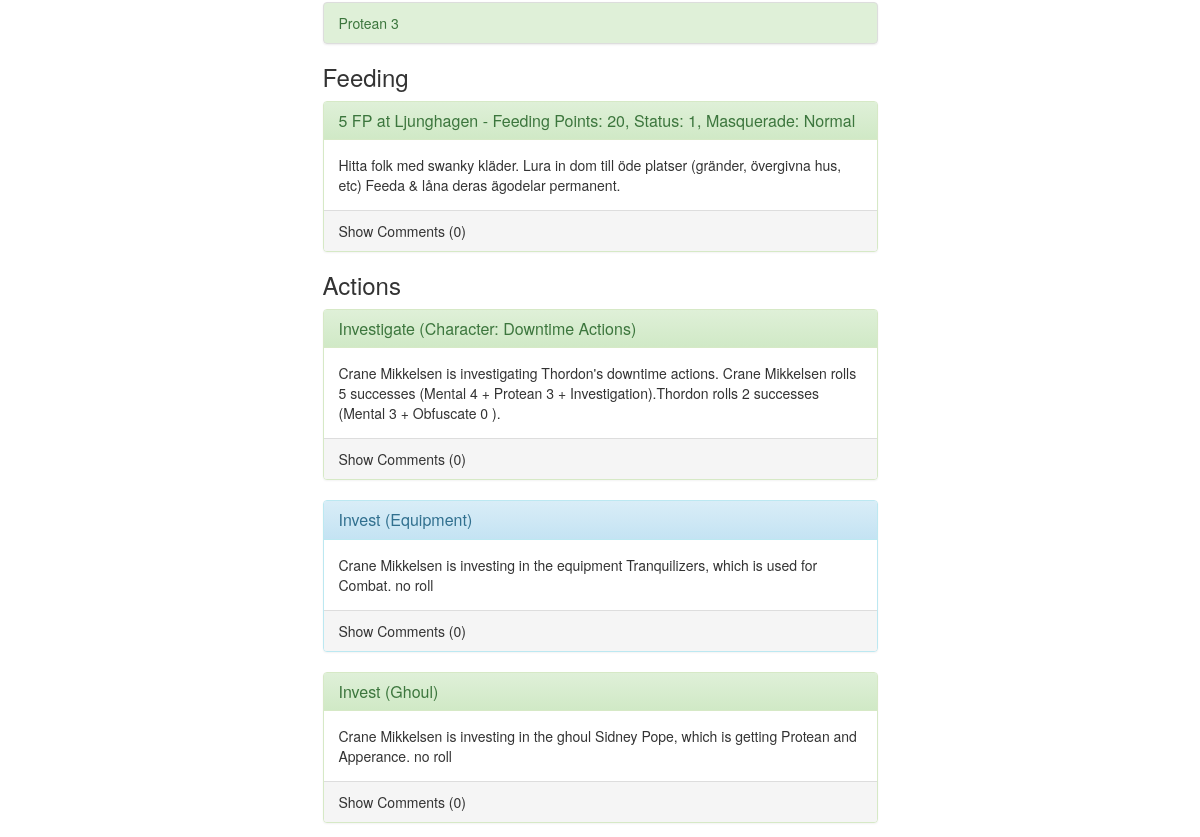
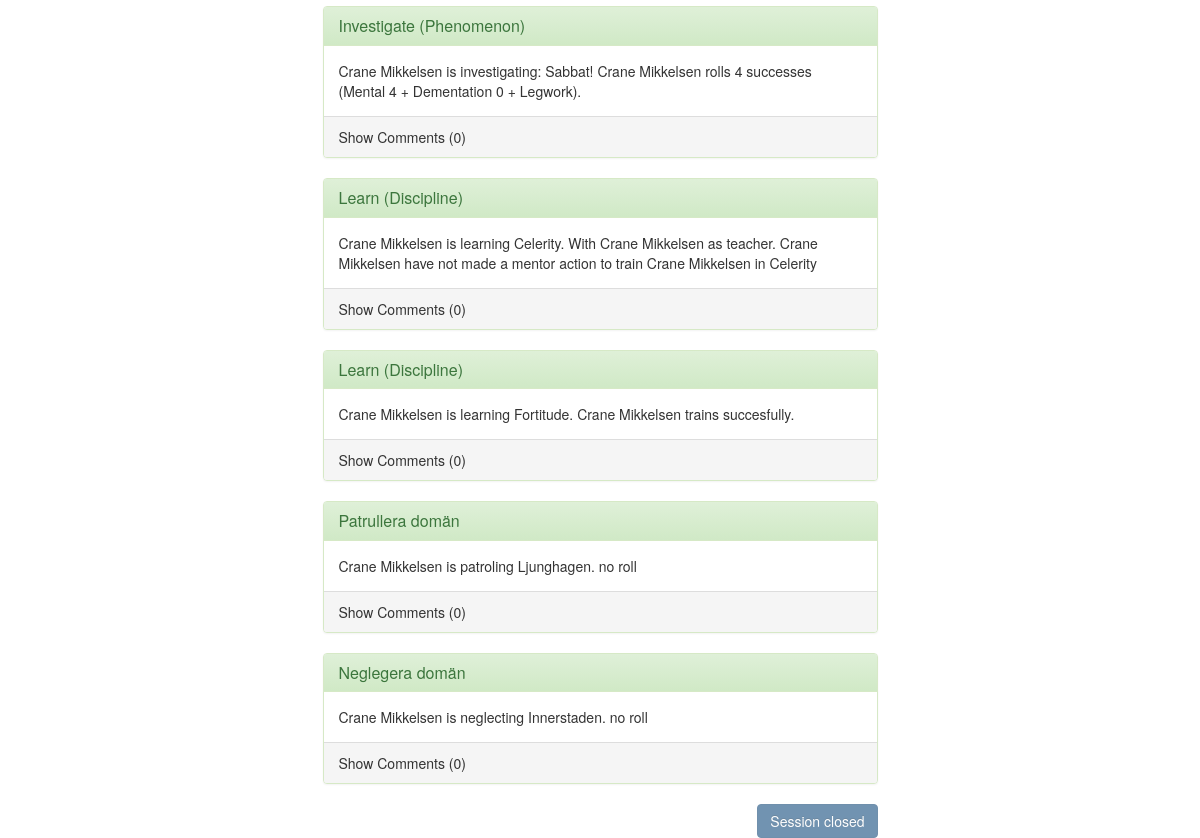
The page /session/1 (signed in, lower part) on the database as committed earlier (2 pictures, top to bottom).
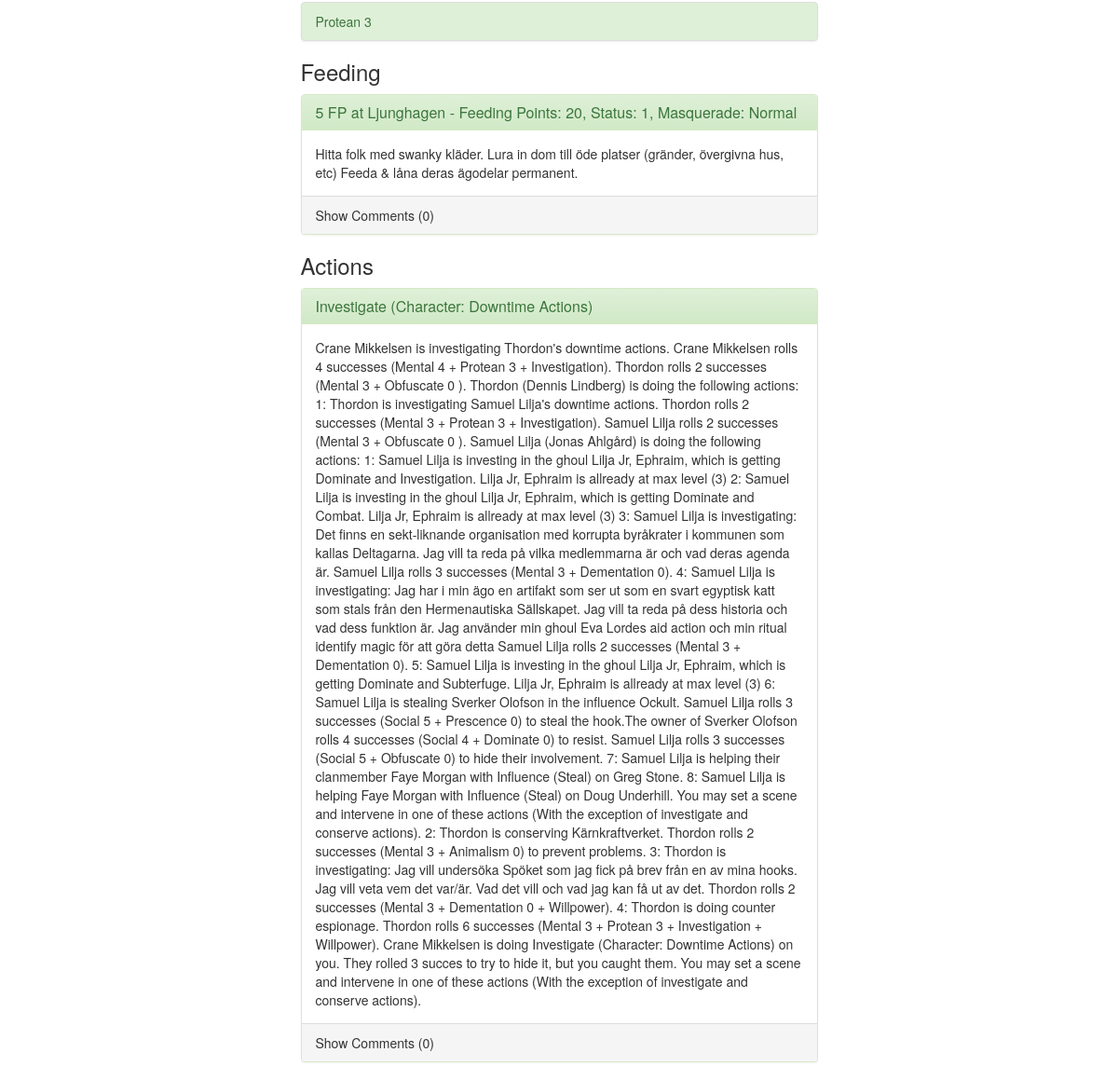
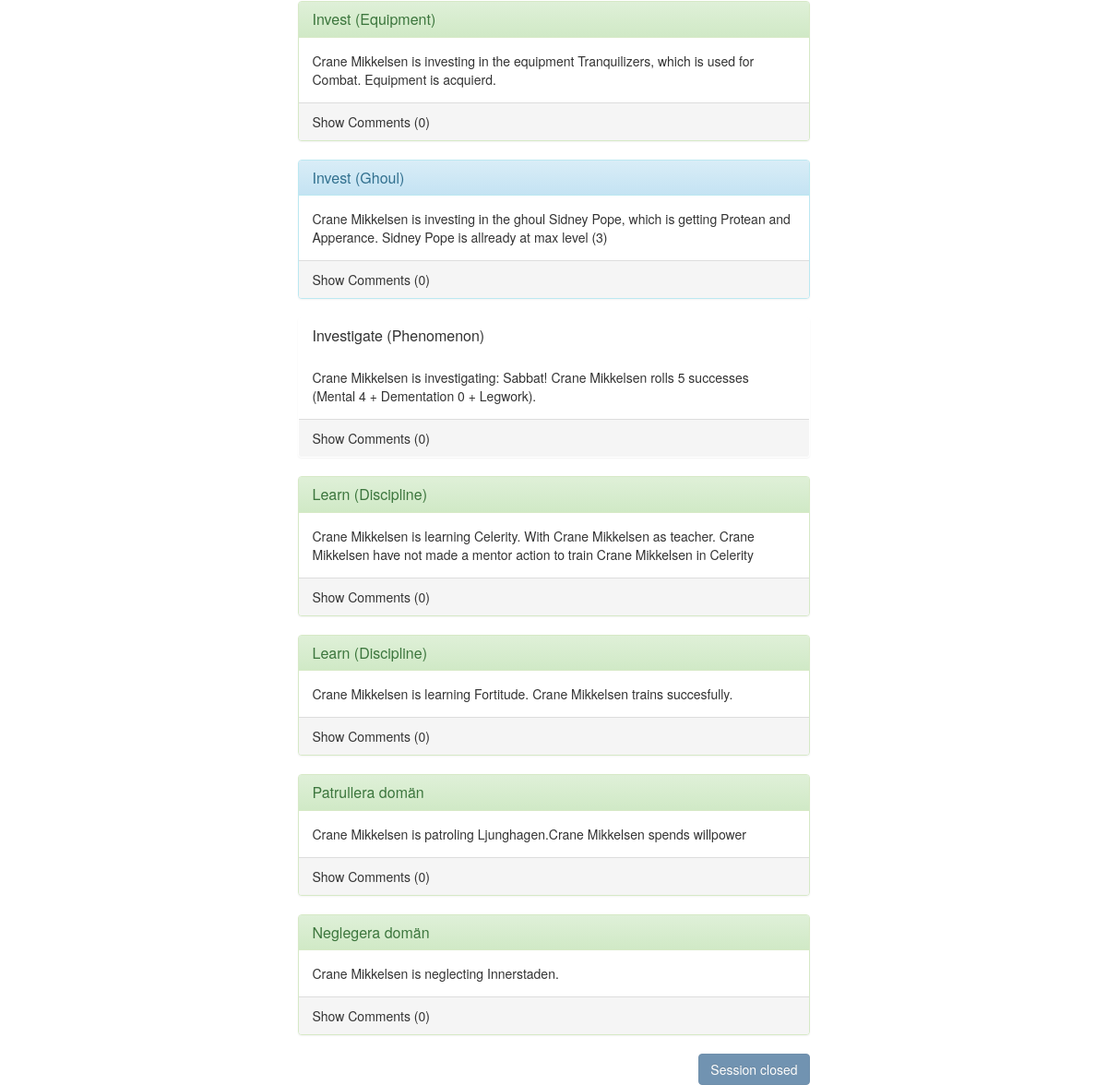
The same page on the database as committed later (2 pictures, top to bottom).
### players/models.py (models this page shows, shortened)
class Action(Model):
    result = PositiveIntegerField(default=0)
    action_type = ForeignKey(ActionType)
    character = ForeignKey(Character)
    session = ForeignKey(Session, related_name='actions')
    helpers = ManyToManyField(
        Character,
        related_name="allowedHelp",
        blank=True,
        help_text="People who you excpect help from on this action. (warning: they might betray you.) (Hold down Ctrl to select multiple choices.)")
    willpower = BooleanField(default=False,help_text="Do you want to spend a point of willpower for an automatic succses?")
    description = TextField(blank=True)
    resolved = CharField(
        max_length=10,
        choices=(
            (UNRESOLVED, 'Unresolved'),
            (PENDING, 'Pending'),
            (GM, 'Need GM attention'),
            (RESOLVED, 'Resolved')),
        default=UNRESOLVED)
    def __str__(self):
        return '[{}] {}: {}'.format(self.session.name, self.character,
                                self.action_type)

class ActionType(Model):
    name = CharField(max_length=200)
    template = TextField(blank=True)
    no_roll = BooleanField(default=False)
    aid_action = BooleanField(default=False)
    def __str__(self):
        return self.name

### players/views.py (the view)
# urls.py: url(r'^session/(?P<session>\d+)/toggle$',
@login_required
@user_passes_test(lambda u: not u.is_superuser, login_url='/gm/')
def session(request, session):
    session = get_object_or_404(Session, pk=session)
    character = request.user.character
    data = {'session': session,
            'character': character,
            'rumor_list': Rumor.objects.filter(session=session,
                                               recipients=character),
            'submitted': character.submitted(session),
            'request': request}
    return render(request, 'session.html', data)

### players/models.py (called while the page is built)
    def __str__(self):
        return self.name

    def __str__(self):
        return '{} {}'.format(self.discipline.name, str(self.value))

    def __str__(self):
        population = ', '.join(d.name for d in self.population.all())
        return '{} - Feeding Points: {}, Status: {}, Masquerade: {}'.format(
            self.name, self.feeding_capacity, self.status, self.masquerade)

    def __str__(self):
        try:
            off_name = self.user.first_name + " " + self.user.last_name
        except:
            off_name = " "
        if off_name == " ":
            off_name = str(self.user)
        return '{} ({})'.format(self.name, off_name)

    def __str__(self):
        return '[{}] {}: {}points from {}'.format(
            self.session.name,
            self.character,
            self.feeding_points,
            self.domain)

### players/templatetags/player_extras.py (called while the page is built)
@register.simple_tag
def app_version():
    return settings.APP_VERISON

### players/templates/session.html (shortened to what this page needs)
{% extends "base.html" %}
{% block content %}
  <div class="row">
    <div class="col-md-offset-3 col-md-6">
      {% include "elements/submitted_list.html" %}
    </div>
  </div>
  <div class="row">
    <div class="col-md-offset-3 col-md-6 text-right">
      {% if session.is_open %}
        <a class="btn btn-primary" href="{% url 'wizard' session.id %}">{% if not submitted %}Submit actions{% else %}Start over{% endif %}</a>
      {% else %}
        <a class="btn btn-primary" href="#" disabled="disabled">Session closed</a>
      {% endif %}
    </div>
  </div>
{% endblock %}

### players/templates/elements/submitted_list.html (shortened to what this page needs)
{% load player_extras %}
{% if submitted.disc %}
  <ul class="list-group">
  {% for adisc in submitted.disc %}
    {% for disc in adisc.disciplines.all %}
      <li class="list-group-item {% if session.is_open %}{% else %} list-group-item-success{% endif %}">{{disc}}</li>
    {% endfor %}
  {% endfor %}
  </ul>
{% endif %}
{% if submitted.feed %}
  <h3>Feeding</h3>
  {% for feed in submitted.feed %}
    <div class="panel {{feed|submission_resolved_state_color:session.is_open}}">
      <div class="panel-heading">
        <h3 class="panel-title">{{ feed.feeding_points }} FP at {{ feed.domain}} {% if feed.discipline %} with {{feed.discipline}} {% endif %}</h3>
      </div>
      <div class="panel-body">
        {{ feed.description }}
      </div>
      <div class="panel-footer">
        {% include "comment.html" with comment_object=feed %}
      </div>
    </div>
  {% endfor %}
{% endif %}
{% if submitted.actions %}
  <h3>Actions</h3>
  {% for action in submitted.actions %}
    <div class="panel {{action|submission_resolved_state_color:session.is_open}}">
      <div class="panel-heading">
        <h3 class="panel-title">{{ action.action_type }}</h3>
      </div>
      <div class="panel-body">
        {{ action.description }}
      </div>
      <div class="panel-footer">
        {% include "comment.html" with comment_object=action %}
      </div>
    </div>
  {% endfor %}
{% endif %}

### templates/comment.html (shortened to what this page needs)
{% load comments %}
{% get_comment_list for comment_object as comment_list %}
<div>
  <a class="h5" role="button" data-toggle="collapse" href="#{{comment_object | slugify}}{{comment_object.id}}" aria-expanded="false" aria-controls="{{comment_object | slugify}}{{comment_object.id}}">Show Comments ({{comment_list|length}})</a>
</div>

Rows that differ between the two databases and show on the page:
changed Action "Investigate (Character: Downtime Actions)": description "…actions. Crane Mikkelsen rolls 5 successes (Mental 4 + Protean 3 + Investigation).Thordon rolls 2 successes (Mental 3 + Obfuscate 0 )." → "…actions. Crane Mikkelsen rolls 4 successes (Mental 4 + Protean 3 + Investigation). Thordon rolls 2 successes (Mental 3 + Obfuscate 0 ). Thordon (Dennis Lindberg) is doing the following actions: 1: Thordon is investigating Samuel Lilja's downtime actions. Thordon rolls 2 successes (Mental 3 + Protean 3 + Investigation). Samuel Lilja rolls 2 successes (Mental 3 + Obfuscate 0 ). Samuel Lilja (Jonas Ahlgård) is doing the following actions: 1: Samuel Lilja is investing in the ghoul Lilja Jr, Ephraim, which is getting Dominate and Investigation. Lilja Jr, Ephraim is allready at max level (3) 2: Samuel Lilja is investing in the ghoul Lilja Jr, Ephraim, which is getting Dominate and Combat. Lilja…"
changed Action "Invest (Equipment)": resolved "UNRESOLVED" → "RESOLVED" (drawn); description "Crane Mikkelsen is investing in the equipment Tranquilizers, which is used for Combat. no roll" → "Crane Mikkelsen is investing in the equipment Tranquilizers, which is used for Combat. Equipment is acquierd."
changed Action "Invest (Ghoul)": resolved "RESOLVED" → "UNRESOLVED" (drawn); description "Crane Mikkelsen is investing in the ghoul Sidney Pope, which is getting Protean and Apperance. no roll" → "Crane Mikkelsen is investing in the ghoul Sidney Pope, which is getting Protean and Apperance. Sidney Pope is allready at max level (3)"
changed Action "Investigate (Phenomenon)": resolved "RESOLVED" → "Need GM attention" (drawn); description "Crane Mikkelsen is investigating: Sabbat! Crane Mikkelsen rolls 4 successes (Mental 4 + Dementation 0 + Legwork)." → "Crane Mikkelsen is investigating: Sabbat! Crane Mikkelsen rolls 5 successes (Mental 4 + Dementation 0 + Legwork)."
changed Action "Patrullera domän": description "Crane Mikkelsen is patroling Ljunghagen. no roll" → "Crane Mikkelsen is patroling Ljunghagen.Crane Mikkelsen spends willpower"
changed Action "Neglegera domän": description "Crane Mikkelsen is neglecting Innerstaden. no roll" → "Crane Mikkelsen is neglecting Innerstaden."
